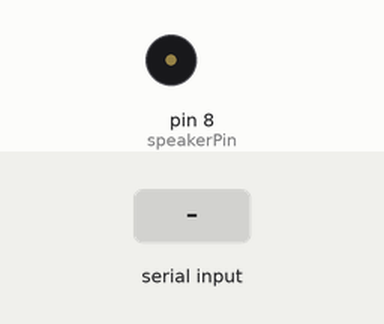
Bench run of a sketch on a simulated Arduino Uno, built with avr-gcc and run on an emulated ATmega328P. Shown: buzzer (waves = sounding). The test bench sets the inputs (shaded band). Random numbers use the default seed unless the sketch sets one; what the sketch prints to the serial monitor is not drawn.

Above: at 1.2 s.
1.3 s: "s" received over Serial
At 3.1 s:
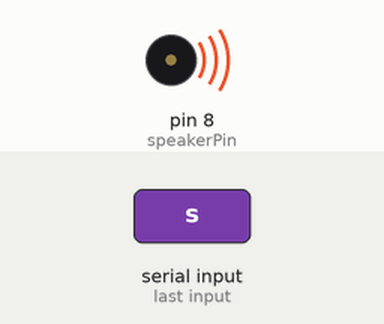
Timing chart, 0 to 10.3 s (numbered marks = the images above; inputs shaded):
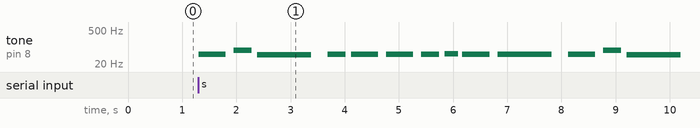

The sketch:

Melody.ino
```cpp
//You enter how long you want your melody to be. Then the Arduino plays a random melody of that size.
//ARDUINO PROGRAM--MELODY IMPROVED

// include our list of note pitches
#include "pitches.h"

// the pin the speaker is attached to
int speakerPin = 8;

// the notes in our melody and their duration in fractions of a second
// e.g. quarter note = 4, eighth note = 8, etc.

char notes[11]={'NOTE_A3', 'NOTE_B3', 'NOTE_C4', 'NOTE_D2', 'NOTE_E2', 'NOTE_F2', 'NOTE_G2', 'NOTE_G3', 'NOTE_BLANK',
'NOTE_C1', 'NOTE_GS3'};
int note_time[4]={1, 2, 3, 4};
void setup()
{
    Serial.begin(9600);
    Serial.println("Ready to play? Good! Enter: S for short, M for medium, L for long, or V for very long:");
}

void loop()
{
    static int time_btw, num_note;
    if (Serial.available() > 0)
    {
        char letter = Serial.read();
        switch (letter)
        {
            case 's':
                num_note = 10;
                break;
            case 'm':
                num_note = 15;
                break;
            case 'l':
                num_note = 25;
                break;
            case 'v':
                num_note = 40;
                break;
        }
        static int this_note, note_ind, this_lengh, lengh_ind;
        int music_array[num_note][2]; //num_note rows and 2 columns
        for(int x = 0; x < num_note; x++)
        {
            note_ind = rand() % 11; // pick random number 0-4
            lengh_ind = rand() % 4;
            this_note = notes[note_ind];
            this_lengh = note_time[lengh_ind];
            music_array[x][0] = this_note; //add the note 2 array
            music_array[x][1] = this_lengh; //add the lengh (whole, half, quarter, eighth)
        }
        for(int z = 0; z < 2; z++)
        {
            for(int k = 0; k < num_note; k++)
            {
                int thisNote = music_array[k][0];
                int thisNotetime = music_array[k][1];

                int noteDurationMS = 1000/thisNotetime;

                tone(speakerPin, thisNote, noteDurationMS);
                delay(noteDurationMS * 1.30);
            }
        }
    }
    else //if nothing was typed in
    {
        //do nothing
    }
}
```

pitches.h
```cpp
/*************************************************
 * Public Constants
 *************************************************/

#define NOTE_B0  31
#define NOTE_C1  33
#define NOTE_CS1 35
#define NOTE_D1  37
#define NOTE_DS1 39
#define NOTE_E1  41
#define NOTE_F1  44
#define NOTE_FS1 46
#define NOTE_G1  49
#define NOTE_GS1 52
#define NOTE_A1  55
#define NOTE_AS1 58
#define NOTE_B1  62
#define NOTE_C2  65
#define NOTE_CS2 69
#define NOTE_D2  73
#define NOTE_DS2 78
#define NOTE_E2  82
#define NOTE_F2  87
#define NOTE_FS2 93
#define NOTE_G2  98
#define NOTE_GS2 104
#define NOTE_A2  110
#define NOTE_AS2 117
#define NOTE_B2  123
#define NOTE_C3  131
#define NOTE_CS3 139
#define NOTE_D3  147
#define NOTE_DS3 156
#define NOTE_E3  165
#define NOTE_F3  175
#define NOTE_FS3 185
#define NOTE_G3  196
#define NOTE_GS3 208
#define NOTE_A3  220
#define NOTE_AS3 233
#define NOTE_B3  247
#define NOTE_C4  262
#define NOTE_CS4 277
#define NOTE_D4  294
#define NOTE_DS4 311
#define NOTE_E4  330
#define NOTE_F4  349
#define NOTE_FS4 370
#define NOTE_G4  392
#define NOTE_GS4 415
#define NOTE_A4  440
#define NOTE_AS4 466
#define NOTE_B4  494
#define NOTE_C5  523
#define NOTE_CS5 554
#define NOTE_D5  587
#define NOTE_DS5 622
#define NOTE_E5  659
#define NOTE_F5  698
#define NOTE_FS5 740
#define NOTE_G5  784
#define NOTE_GS5 831
#define NOTE_A5  880
#define NOTE_AS5 932
#define NOTE_B5  988
#define NOTE_C6  1047
#define NOTE_CS6 1109
#define NOTE_D6  1175
#define NOTE_DS6 1245
#define NOTE_E6  1319
#define NOTE_F6  1397
#define NOTE_FS6 1480
#define NOTE_G6  1568
#define NOTE_GS6 1661
#define NOTE_A6  1760
#define NOTE_AS6 1865
#define NOTE_B6  1976
#define NOTE_C7  2093
#define NOTE_CS7 2217
#define NOTE_D7  2349
#define NOTE_DS7 2489
#define NOTE_E7  2637
#define NOTE_F7  2794
#define NOTE_FS7 2960
#define NOTE_G7  3136
#define NOTE_GS7 3322
#define NOTE_A7  3520
#define NOTE_AS7 3729
#define NOTE_B7  3951
#define NOTE_C8  4186
#define NOTE_CS8 4435
#define NOTE_D8  4699
#define NOTE_DS8 4978

#define NOTE_BLANK 0
```

Measured:
- after the input at 1.3 s, tone on pin 8 (speakerPin): plays 51 Hz for 0.50 s, 75 Hz for 0.33 s, 49 Hz for 1.0 s, 50 Hz for 0.33 s, 51 Hz for 0.50 s, 50 Hz for 0.50 s … (13 notes in this stretch), starting at once
